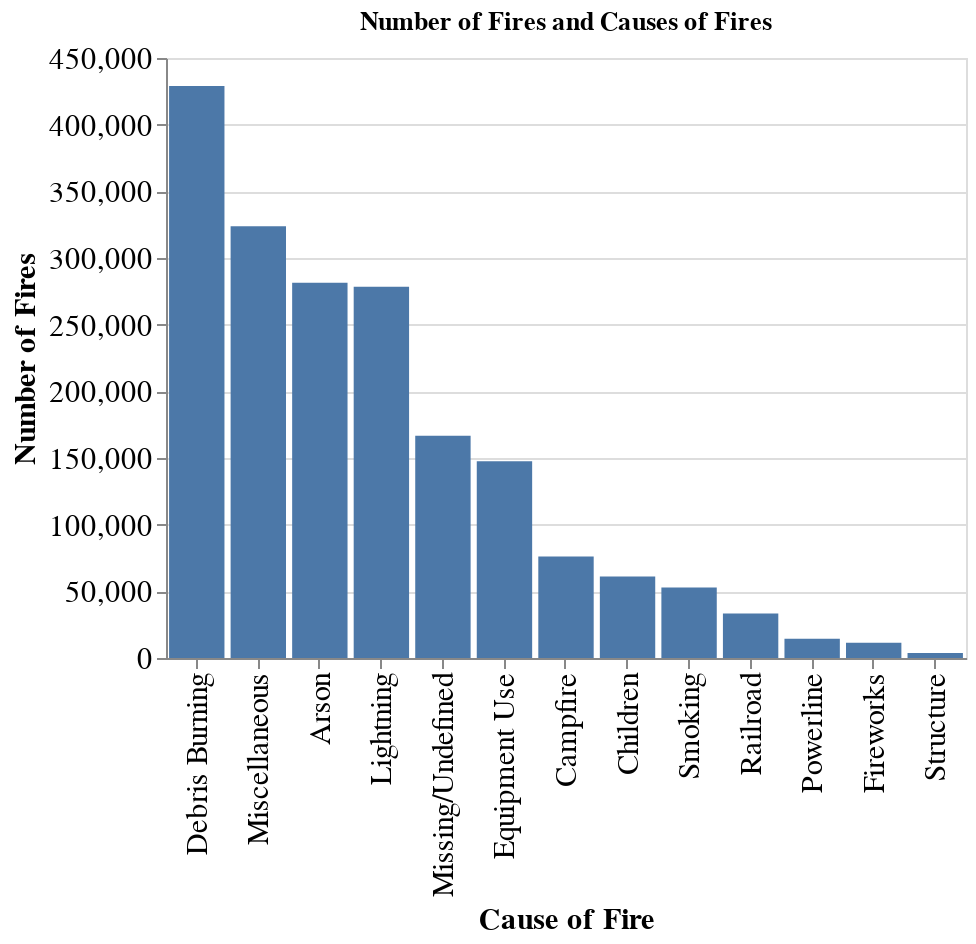

Write notebook code for a chart like this one.
### Code cell
# Count of Fires 
fires = df_raw
count = pd.DataFrame(fires.groupby(['STAT_CAUSE_DESCR']).OBJECTID.count().sort_values(ascending=False)).reset_index()

count.rename(columns={'OBJECTID': 'num_fires'}, inplace=True)

alt.Chart(count).mark_bar().encode(
    alt.X('STAT_CAUSE_DESCR', sort='-y', title='Cause of Fire'),
    alt.Y('num_fires', title='Number of Fires'),
).properties(title=f'Number of Fires and Causes of Fires',
    width=400,
    height=300
).configure_axis(
    labelFontSize=15,
    titleFontSize=15
)

### Figure 1 — Vega-Lite specification as saved in the notebook (floating-point values rounded to 4 significant figures)
{"config": {"view": {"continuousWidth": 400, "continuousHeight": 300}, "axis": {"labelFontSize": 15, "titleFontSize": 15}}, "data": {"name": "data-5a2f856883b19ad595fc674cae4f6c2a"}, "mark": "bar", "encoding": {"x": {"type": "nominal", "field": "STAT_CAUSE_DESCR", "sort": "-y", "title": "Cause of Fire"}, "y": {"type": "quantitative", "field": "num_fires", "title": "Number of Fires"}}, "height": 300, "title": "Number of Fires and Causes of Fires", "width": 400, "$schema": "https://vega.github.io/schema/vega-lite/v4.8.1.json", "datasets": {"data-5a2f856883b19ad595fc674cae4f6c2a": [{"STAT_CAUSE_DESCR": "Debris Burning", "num_fires": 429028}, {"STAT_CAUSE_DESCR": "Miscellaneous", "num_fires": 323805}, {"STAT_CAUSE_DESCR": "Arson", "num_fires": 281455}, {"STAT_CAUSE_DESCR": "Lightning", "num_fires": 278468}, {"STAT_CAUSE_DESCR": "Missing/Undefined", "num_fires": 166723}, {"STAT_CAUSE_DESCR": "Equipment Use", "num_fires": 147612}, {"STAT_CAUSE_DESCR": "Campfire", "num_fires": 76139}, {"STAT_CAUSE_DESCR": "Children", "num_fires": 61167}, {"STAT_CAUSE_DESCR": "Smoking", "num_fires": 52869}, {"STAT_CAUSE_DESCR": "Railroad", "num_fires": 33455}, {"STAT_CAUSE_DESCR": "Powerline", "num_fires": 14448}, {"STAT_CAUSE_DESCR": "Fireworks", "num_fires": 11500}, {"STAT_CAUSE_DESCR": "Structure", "num_fires": 3796}]}}
